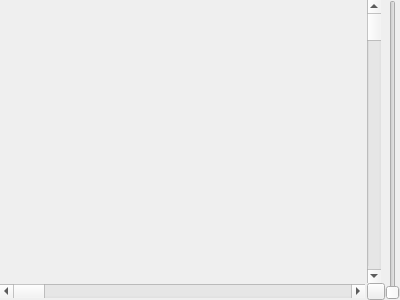
<?xml version="1.0" encoding="UTF-8"?>
<ui version="4.0">
 <class>PathGraphViewer</class>
 <widget class="QWidget" name="PathGraphViewer">
  <property name="geometry">
   <rect>
    <x>0</x>
    <y>0</y>
    <width>400</width>
    <height>300</height>
   </rect>
  </property>
  <property name="windowTitle">
   <string>Form</string>
  </property>
  <layout class="QHBoxLayout" name="horizontalLayout">
   <property name="spacing">
    <number>0</number>
   </property>
   <property name="leftMargin">
    <number>0</number>
   </property>
   <property name="topMargin">
    <number>0</number>
   </property>
   <property name="rightMargin">
    <number>0</number>
   </property>
   <property name="bottomMargin">
    <number>0</number>
   </property>
   <item>
    <widget class="QFrame" name="frame">
     <property name="frameShape">
      <enum>QFrame::NoFrame</enum>
     </property>
     <property name="frameShadow">
      <enum>QFrame::Raised</enum>
     </property>
     <layout class="QGridLayout" name="gridLayout">
      <property name="leftMargin">
       <number>0</number>
      </property>
      <property name="topMargin">
       <number>0</number>
      </property>
      <property name="rightMargin">
       <number>0</number>
      </property>
      <property name="bottomMargin">
       <number>0</number>
      </property>
      <property name="horizontalSpacing">
       <number>2</number>
      </property>
      <property name="verticalSpacing">
       <number>0</number>
      </property>
      <item row="0" column="1">
       <widget class="QScrollBar" name="verticalScrollBar">
        <property name="orientation">
         <enum>Qt::Vertical</enum>
        </property>
       </widget>
      </item>
      <item row="1" column="0">
       <widget class="QScrollBar" name="horizontalScrollBar">
        <property name="orientation">
         <enum>Qt::Horizontal</enum>
        </property>
       </widget>
      </item>
      <item row="0" column="0">
       <widget class="PathGraph" name="widget" native="true"/>
      </item>
      <item row="1" column="1">
       <widget class="QToolButton" name="toolButton">
        <property name="sizePolicy">
         <sizepolicy hsizetype="Preferred" vsizetype="Preferred">
          <horstretch>0</horstretch>
          <verstretch>0</verstretch>
         </sizepolicy>
        </property>
        <property name="text">
         <string/>
        </property>
        <property name="iconSize">
         <size>
          <width>10</width>
          <height>10</height>
         </size>
        </property>
       </widget>
      </item>
     </layout>
    </widget>
   </item>
   <item>
    <widget class="QSlider" name="verticalSlider">
     <property name="maximum">
      <number>30</number>
     </property>
    </widget>
   </item>
  </layout>
 </widget>
 <customwidgets>
  <customwidget>
   <class>PathGraph</class>
   <extends>QWidget</extends>
   <header>pathgraph.h</header>
   <container>1</container>
  </customwidget>
 </customwidgets>
 <resources/>
 <connections/>
</ui>
